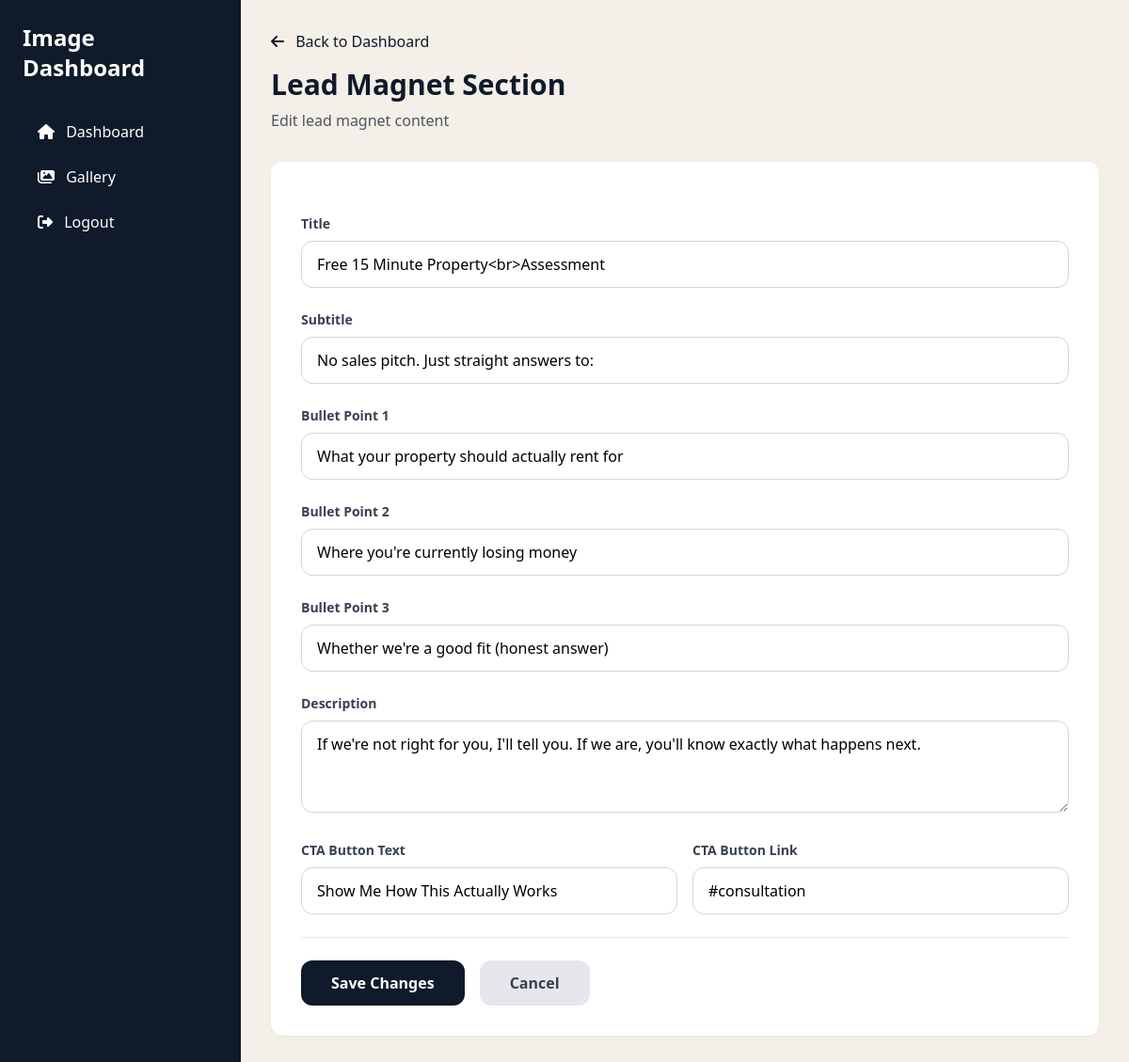
The app's page /dashboard/lead-magnet/ (signed in) with its own data.
### myApp/models.py (models this page shows, shortened)
class LeadMagnetSection(models.Model):
    title = models.CharField(max_length=200, default="Free 15 Minute Property<br>Assessment")
    subtitle = models.CharField(max_length=200, default="No sales pitch. Just straight answers to:")
    bullet_1 = models.CharField(max_length=200, default="What your property should actually rent for")
    bullet_2 = models.CharField(max_length=200, default="Where you're currently losing money")
    bullet_3 = models.CharField(max_length=200, default="Whether we're a good fit (honest answer)")
    description = models.TextField(default="If we're not right for you, I'll tell you. If we are, you'll know exactly what happens next.")
    cta_text = models.CharField(max_length=100, default="Show Me How This Actually Works")
    cta_link = models.CharField(max_length=200, default="#consultation")
    updated_at = models.DateTimeField(auto_now=True)
    class Meta:
        verbose_name = "Lead Magnet Section"
        verbose_name_plural = "Lead Magnet Section"
    @classmethod
    def get_instance(cls):
        obj, created = cls.objects.get_or_create(pk=1)
        return obj

### myApp/dashboard_views.py (the view, shortened to what this page needs)
# urls.py: path('lead-magnet/', dashboard_views.lead_magnet_edit, name='lead_magnet_edit'),
@login_required
def lead_magnet_edit(request):
    lead_magnet = LeadMagnetSection.get_instance()
    return render(request, 'myApp/dashboard/lead_magnet_edit.html', {
        'lead_magnet': lead_magnet
    })

### myApp/templates/myApp/dashboard/lead_magnet_edit.html (shortened to what this page needs)
{% extends "myApp/dashboard/base.html" %}
{% load static %}
{% block content %}
<div class="mb-8">
    <a href="{% url 'dashboard:index' %}" class="text-navy hover:underline mb-4 inline-block">
        <i class="fas fa-arrow-left mr-2"></i> Back to Dashboard
    </a>
    <h2 class="text-3xl font-bold text-navy mb-2">Lead Magnet Section</h2>
    <p class="text-gray-600">Edit lead magnet content</p>
</div>
<form method="post" class="bg-white rounded-xl shadow-sm p-8 space-y-6">
    <div>
        <label class="block text-sm font-semibold text-gray-700 mb-2">Title</label>
        <input type="text" name="title" value="{{ lead_magnet.title|default:'' }}"
               placeholder="Free 15 Minute Property<br>Assessment"
               class="w-full px-4 py-3 border border-gray-300 rounded-xl focus:border-navy focus:outline-none focus:ring-2 focus:ring-navy/20">
    </div>
    <div>
        <label class="block text-sm font-semibold text-gray-700 mb-2">Subtitle</label>
        <input type="text" name="subtitle" value="{{ lead_magnet.subtitle|default:'' }}"
               placeholder="No sales pitch. Just straight answers to:"
               class="w-full px-4 py-3 border border-gray-300 rounded-xl focus:border-navy focus:outline-none focus:ring-2 focus:ring-navy/20">
    </div>
    <div>
        <label class="block text-sm font-semibold text-gray-700 mb-2">Bullet Point 1</label>
        <input type="text" name="bullet_1" value="{{ lead_magnet.bullet_1|default:'' }}"
               placeholder="What your property should actually rent for"
               class="w-full px-4 py-3 border border-gray-300 rounded-xl focus:border-navy focus:outline-none focus:ring-2 focus:ring-navy/20">
    </div>
    <div>
        <label class="block text-sm font-semibold text-gray-700 mb-2">Bullet Point 2</label>
        <input type="text" name="bullet_2" value="{{ lead_magnet.bullet_2|default:'' }}"
               placeholder="Where you're currently losing money"
               class="w-full px-4 py-3 border border-gray-300 rounded-xl focus:border-navy focus:outline-none focus:ring-2 focus:ring-navy/20">
    </div>
    <div>
        <label class="block text-sm font-semibold text-gray-700 mb-2">Bullet Point 3</label>
        <input type="text" name="bullet_3" value="{{ lead_magnet.bullet_3|default:'' }}"
               placeholder="Whether we're a good fit (honest answer)"
               class="w-full px-4 py-3 border border-gray-300 rounded-xl focus:border-navy focus:outline-none focus:ring-2 focus:ring-navy/20">
    </div>
    <div>
        <label class="block text-sm font-semibold text-gray-700 mb-2">Description</label>
        <textarea name="description" rows="3"
                  placeholder="If we're not right for you, I'll tell you. If we are, you'll know exactly what happens next."
                  class="w-full px-4 py-3 border border-gray-300 rounded-xl focus:border-navy focus:outline-none focus:ring-2 focus:ring-navy/20">{{ lead_magnet.description|default:'' }}</textarea>
    </div>
    <div class="grid grid-cols-2 gap-4">
        <div>
            <label class="block text-sm font-semibold text-gray-700 mb-2">CTA Button Text</label>
            <input type="text" name="cta_text" value="{{ lead_magnet.cta_text|default:'Show Me How This Actually Works' }}"
                   class="w-full px-4 py-3 border border-gray-300 rounded-xl focus:border-navy focus:outline-none focus:ring-2 focus:ring-navy/20">
        </div>
        <div>
            <label class="block text-sm font-semibold text-gray-700 mb-2">CTA Button Link</label>
            <input type="text" name="cta_link" value="{{ lead_magnet.cta_link|default:'#consultation' }}"
                   class="w-full px-4 py-3 border border-gray-300 rounded-xl focus:border-navy focus:outline-none focus:ring-2 focus:ring-navy/20">
        </div>
    </div>
    <div class="flex gap-4 pt-6 border-t">
        <button type="submit" class="bg-navy text-white px-8 py-3 rounded-xl font-semibold hover:bg-navy/90 transition">
            Save Changes
        </button>
        <a href="{% url 'dashboard:index' %}" class="bg-gray-200 text-gray-700 px-8 py-3 rounded-xl font-semibold hover:bg-gray-300 transition">
            Cancel
        </a>
    </div>
</form>
{% endblock %}

### records on screen
LeadMagnetSection: title "Free 15 Minute Property<br>Assessment", subtitle "No sales pitch. Just straight answers to:", bullet_1 "What your property should actually rent for", bullet_2 "Where you're currently losing money", bullet_3 "Whether we're a good fit (honest answer)", description "If we're not right for you, I'll tell you. If we are, you'll know exactly what happens next.", cta_text "Show Me How This Actually Works", cta_link "#consultation"
